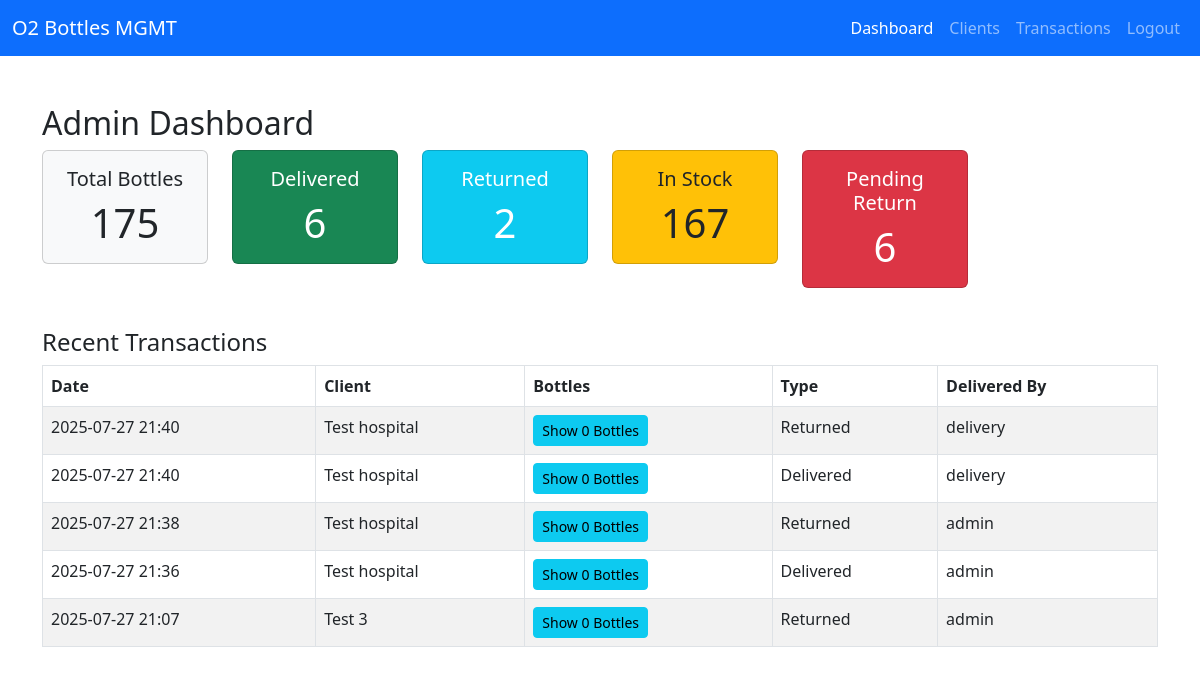
/admin-dashboard/, run on an earlier commit of the app's database.
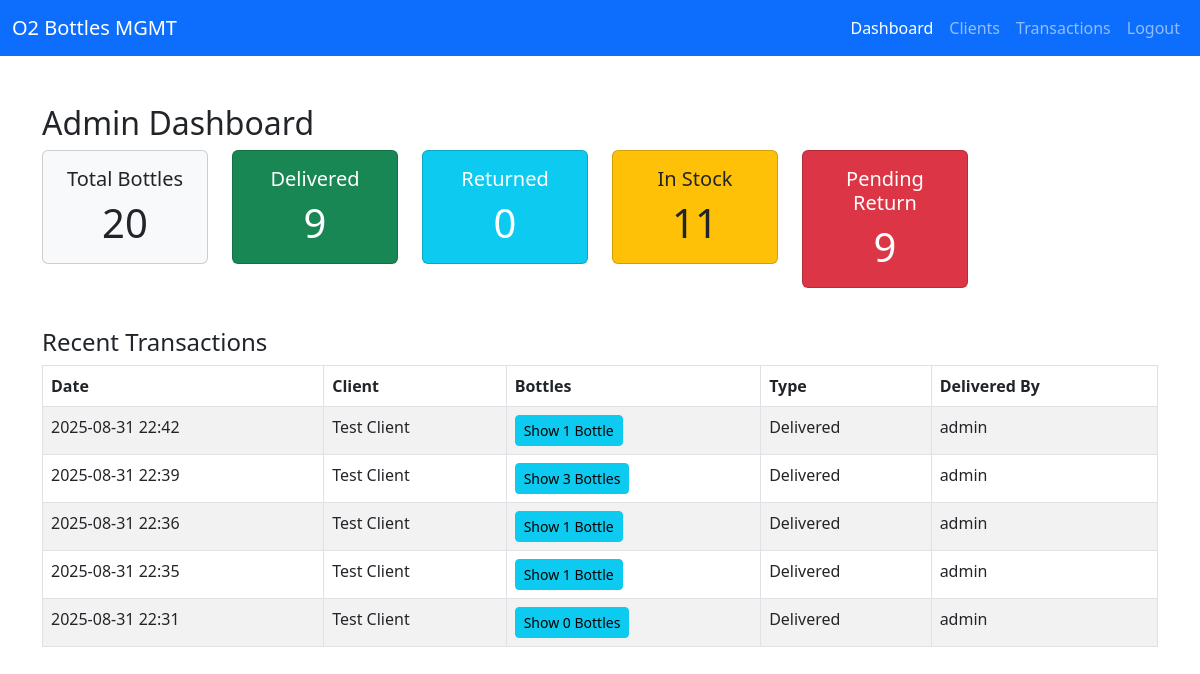
And on a later commit of the database.
### bottle_MGMT/models.py (models this page shows, shortened)
class Transaction(models.Model):
    TRANSACTION_TYPE = [
        ('delivered', 'Delivered'),
        ('returned', 'Returned'),
    ]
    bottles = models.ManyToManyField(Bottle)
    client = models.ForeignKey(Client, on_delete=models.CASCADE)
    date = models.DateTimeField(default=timezone.now, help_text="Date and time of the transaction")
    custom_date = models.DateTimeField(null=True, blank=True, help_text="Optional custom date for the transaction. If not provided, current date/time will be used.")
    delivered_by = models.ForeignKey(User, on_delete=models.SET_NULL, null=True)
    transaction_type = models.CharField(max_length=10, choices=TRANSACTION_TYPE)
    billed = models.BooleanField(default=False)  # Track if this transaction has been billed

class Client(models.Model):
    ROLE_CHOICES = [
        ('customer', 'Customer'),
        ('admin', 'Admin'),
    ]
    name = models.CharField(max_length=100)
    contact = models.CharField(max_length=10)
    alt_contact = models.CharField(max_length=10, blank=True, null=True)
    email = models.EmailField()
    address = models.TextField()
    company_name = models.CharField(max_length=150, blank=True, null=True)
    gst_number = models.CharField(max_length=20, blank=True, null=True)
    role = models.CharField(max_length=10, choices=ROLE_CHOICES, default='customer')
    owner_gst = models.CharField(max_length=20, blank=True, null=True)
    bank_account = models.CharField(max_length=50, blank=True, null=True)
    card = models.CharField(max_length=50, blank=True, null=True)
    account_holder = models.CharField(max_length=100, blank=True, null=True)
    account_number = models.CharField(max_length=30, blank=True, null=True)
    ifsc = models.CharField(max_length=15, blank=True, null=True)
    branch = models.CharField(max_length=100, blank=True, null=True)
    account_type = models.CharField(max_length=20, blank=True, null=True)
    mmid = models.CharField(max_length=20, blank=True, null=True)
    vpa = models.CharField("Virtual Payment Address", max_length=100, blank=True, null=True)
    upi_number = models.CharField(max_length=15, blank=True, null=True)
    upi_qr = models.ImageField(upload_to="upi_qr/", blank=True, null=True)

### bottle_MGMT/views.py (the view)
# urls.py: path('admin-dashboard/', views.admin_dashboard, name='admin_dashboard'),
def admin_dashboard(request):
    total_bottles = Bottle.objects.count()
    delivered = Bottle.objects.filter(status='delivered').count()
    returned = Bottle.objects.filter(status='returned').count()
    in_stock = Bottle.objects.filter(status='in_stock').count()
    pending = delivered  # Bottles delivered but not yet returned
    recent_transactions = Transaction.objects.order_by('-date')[:5]
    return render(request, 'admin_dashboard.html', {
        'total_bottles': total_bottles,
        'delivered': delivered,
        'returned': returned,
        'in_stock': in_stock,
        'pending': pending,
        'recent_transactions': recent_transactions,
    })

### templates/admin_dashboard.html (shortened to what this page needs)
{% extends "base.html" %}
{% block content %}
<h2>Admin Dashboard</h2>
<div class="row text-center mb-4">
    <div class="col-md-2 col-6">
        <div class="card bg-light mb-3">
            <div class="card-body">
                <h5 class="card-title">Total Bottles</h5>
                <p class="card-text display-6">{{ total_bottles }}</p>
            </div>
        </div>
    </div>
    <div class="col-md-2 col-6">
        <div class="card bg-success text-white mb-3">
            <div class="card-body">
                <h5 class="card-title">Delivered</h5>
                <p class="card-text display-6">{{ delivered }}</p>
            </div>
        </div>
    </div>
    <div class="col-md-2 col-6">
        <div class="card bg-info text-white mb-3">
            <div class="card-body">
                <h5 class="card-title">Returned</h5>
                <p class="card-text display-6">{{ returned }}</p>
            </div>
        </div>
    </div>
    <div class="col-md-2 col-6">
        <div class="card bg-warning text-dark mb-3">
            <div class="card-body">
                <h5 class="card-title">In Stock</h5>
                <p class="card-text display-6">{{ in_stock }}</p>
            </div>
        </div>
    </div>
    <div class="col-md-2 col-6">
        <div class="card bg-danger text-white mb-3">
            <div class="card-body">
                <h5 class="card-title">Pending Return</h5>
                <p class="card-text display-6">{{ pending }}</p>
            </div>
        </div>
    </div>
</div>
<h4>Recent Transactions</h4>
<table class="table table-bordered table-striped">
    <thead>
        <tr>
            <th>Date</th>
            <th>Client</th>
            <th>Bottles</th>
            <th>Type</th>
            <th>Delivered By</th>
        </tr>
    </thead>
    <tbody>
        {% for t in recent_transactions %}
        <tr>
            <td>{{ t.date|date:'Y-m-d H:i' }}</td>
            <td>{{ t.client.name }}</td>
            <td>
                {% with t.bottles.count as bottle_count %}
                <button type="button" class="btn btn-sm btn-info" data-bs-toggle="modal" data-bs-target="#bottlesModal{{ t.id }}">
                    Show {{ bottle_count }} Bottle{% if bottle_count != 1 %}s{% endif %}
                </button>
                {% endwith %}
            </td>
            <td>{{ t.get_transaction_type_display }}</td>
            <td>{{ t.delivered_by.username }}</td>
        </tr>
        {% empty %}
        <tr>
            <td colspan="6" class="text-center">No recent transactions.</td>
        </tr>
        {% endfor %}
    </tbody>
</table>
{% endblock %}

What changed in the data, as far as the page shows it:
removed Transaction: date "2025-07-27 21:40", client.name "Test hospital", bottles.count "0", transaction_type "Returned", delivered_by.username "delivery"
removed Transaction: date "2025-07-27 21:40", client.name "Test hospital", bottles.count "0", transaction_type "Delivered", delivered_by.username "delivery"
removed Transaction: date "2025-07-27 21:38", client.name "Test hospital", bottles.count "0", transaction_type "Returned", delivered_by.username "admin"
removed Transaction: date "2025-07-27 21:36", client.name "Test hospital", bottles.count "0", transaction_type "Delivered", delivered_by.username "admin"
removed Transaction: date "2025-07-27 21:07", client.name "Test 3", bottles.count "0", transaction_type "Returned", delivered_by.username "admin"
now on this page (row edited): Transaction: date "2025-08-31 22:42", client.name "Test Client", bottles.count "1", transaction_type "Delivered", delivered_by.username "admin"
now on this page (row edited): Transaction: date "2025-08-31 22:39", client.name "Test Client", bottles.count "3", transaction_type "Delivered", delivered_by.username "admin"
now on this page (row edited): Transaction: date "2025-08-31 22:36", client.name "Test Client", bottles.count "1", transaction_type "Delivered", delivered_by.username "admin"
now on this page (row edited): Transaction: date "2025-08-31 22:35", client.name "Test Client", bottles.count "1", transaction_type "Delivered", delivered_by.username "admin"
now on this page (row edited): Transaction: date "2025-08-31 22:31", client.name "Test Client", bottles.count "0", transaction_type "Delivered", delivered_by.username "admin"
Also different on the page:
{{ total_bottles }}: "175" → "20"
{{ delivered }}: "6" → "9"
{{ returned }}: "2" → "0"
{{ in_stock }}: "167" → "11"
{{ pending }}: "6" → "9"
